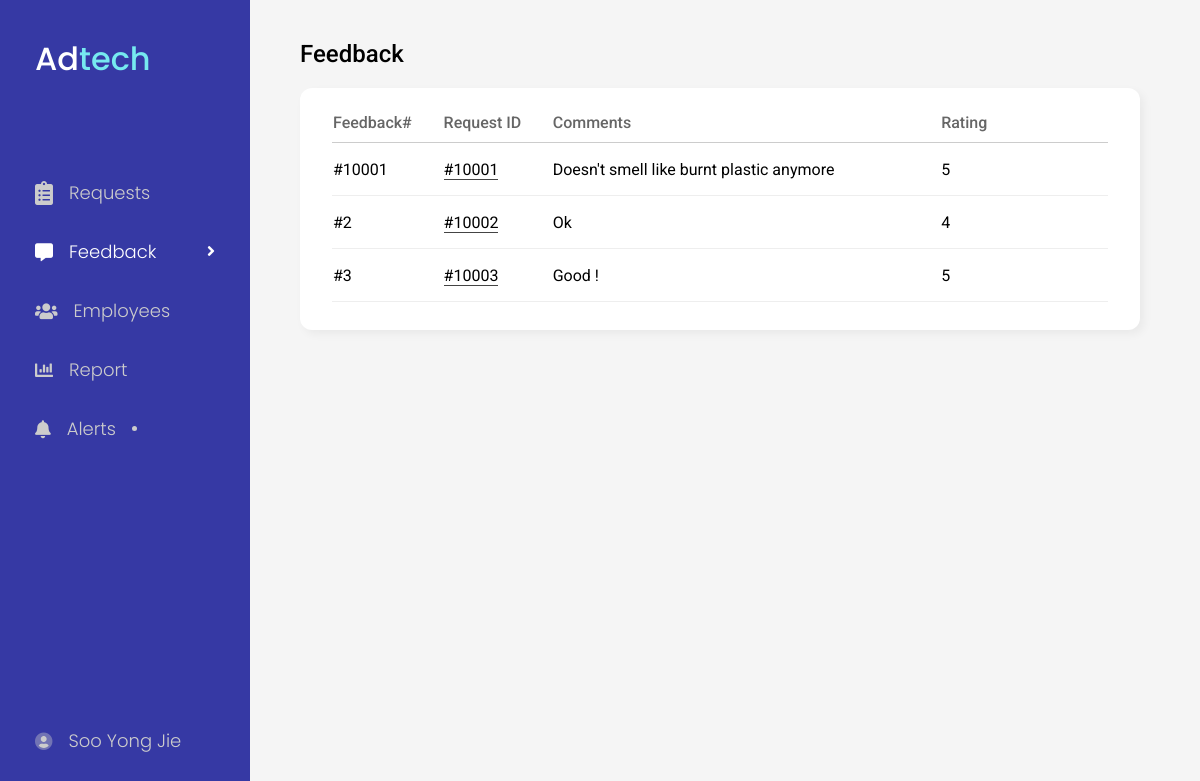
The app's page /admin/feedback.php (signed in) with its own data.
### tables this page shows
CREATE TABLE `feedback` (
  `feedbackNo` int(100) NOT NULL,
  `feedbackComment` varchar(100) NOT NULL,
  `feedbackRating` int(1) NOT NULL,
  `reqID` int(100) NOT NULL
);

### admin/feedback.php (the view, shortened to what this page needs)
<!DOCTYPE html>
<html lang="en">
<head>
    <link rel="stylesheet" type="text/css" href="../css/admin/dashboard.css" />
    <?php
    include_once("../head.php");
    ?>
</head>
<body>
    <?php
    include_once("nav.php");
    ?>
    <div class="container">
        <h2>Feedback</h2>
        <div class="card new-requests">
            <table>
                <tr>
                    <th>Feedback#</th>
                    <th>Request ID</th>
                    <th>Comments</th>
                    <th>Rating</th>
                    <th class="tr-button-heading"></th>
                </tr>
            <?php
            include_once("../db_connect.php");
            $query = "SELECT * FROM `feedback`";
            $result = $db->query($query);
            if ($result->num_rows > 0) {
                while($row = $result->fetch_assoc()) {
                    ?>
                    <tr id="<?php echo "row-".$row['reqID'] ?>" class="<?php echo $row['reqID'] ?>" onmouseover="showButton(this)" onmouseout="hideButton(this)">
                        <td><?php echo '#'.$row['feedbackNo'] ?></td>
                        <td>
                            <a onclick="document.getElementById('<?php echo $row['reqID'] ?>').submit()"><?php echo '#'.$row['reqID'] ?></a>
                        </td>
                        <td><?php echo $row['feedbackComment'] ?></td>
                        <td><?php echo $row['feedbackRating'] ?></td>
                        <td class="submit-btn">
                            <form action="request-edit.php" method="POST">
                            </form>
                        </td>
                    </tr>
                    <?php
                }
            } else {
                ?>
                    <p>No subjects are taught by you.</p>
                <?php
            }
            ?>
            </table>
        </div>
</body>
</html>

### css/admin/dashboard.css (style rules this page uses)
body { min-height: 100vh; display: flex; background: #f5f5f5; overflow-y: scroll; }
h1, h2 { font-weight: 500; }
td { cursor: default; }
td a { border-bottom: 1px solid #444; }
.container { width: 100%; margin: 40px 5vw 0 25vw; display: flex; flex-direction: column; }
.container .card { height: auto; margin: 20px 0 48px 0; padding: 24px 32px 28px 32px; background: white; border-radius: 12px; box-shadow: 4px 4px 10px 0px rgba(0, 0, 0, 0.05); }
table { width: 100%; border-collapse: collapse; border-spacing: 0; font-size: 16px; }
table th { padding-bottom: 10px; color: #666; border-bottom: 1px solid #ccc; text-align: left; font-weight: 500; }
table td { height: 40px; border-bottom: 1px solid #eee; }
table td.submit-btn { width: 100px; }
table td form { width: 10px; }

### css/style.css (style rules this page uses)
body, h1, h2, h3, h4, h5, h6, p { padding: 0; margin: 0; }
a { cursor: pointer; }
body { font-family: "Roboto", sans-serif; }
a { text-decoration: none; }

### records on screen
feedback: feedbackNo "10001", reqID "10001", feedbackComment "Doesn't smell like burnt plastic anymore", feedbackRating "5"
feedback: feedbackNo "2", reqID "10002", feedbackComment "Ok", feedbackRating "4"
feedback: feedbackNo "3", reqID "10003", feedbackComment "Good !", feedbackRating "5"

### other values on screen
$_SESSION['name'] "Soo Yong Jie"
